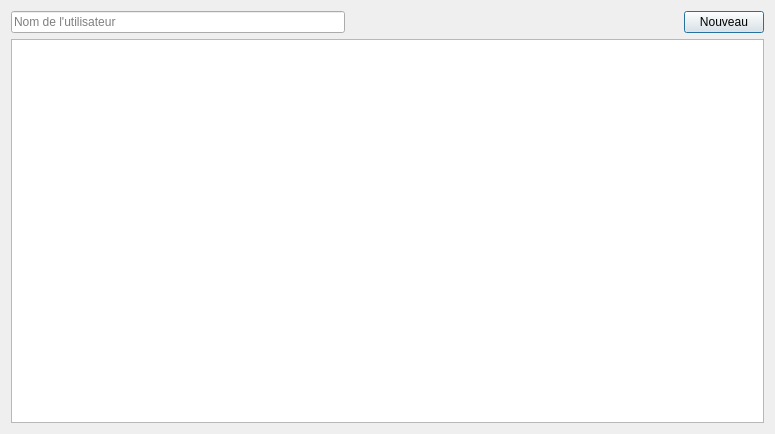
<?xml version="1.0" encoding="UTF-8"?>
<ui version="4.0">
 <class>UIUsersListview</class>
 <widget class="QDialog" name="UIUsersListview">
  <property name="geometry">
   <rect>
    <x>0</x>
    <y>0</y>
    <width>775</width>
    <height>434</height>
   </rect>
  </property>
  <property name="windowTitle">
   <string>Liste des utilisateurs</string>
  </property>
  <layout class="QVBoxLayout" name="verticalLayout">
   <item>
    <layout class="QHBoxLayout" name="horizontalLayout">
     <item>
      <widget class="QLineEdit" name="nomLineEdit">
       <property name="placeholderText">
        <string>Nom de l'utilisateur</string>
       </property>
      </widget>
     </item>
     <item>
      <spacer name="horizontalSpacer">
       <property name="orientation">
        <enum>Qt::Horizontal</enum>
       </property>
       <property name="sizeHint" stdset="0">
        <size>
         <width>40</width>
         <height>20</height>
        </size>
       </property>
      </spacer>
     </item>
     <item>
      <widget class="QPushButton" name="newButton">
       <property name="text">
        <string>Nouveau</string>
       </property>
      </widget>
     </item>
    </layout>
   </item>
   <item>
    <widget class="QTableView" name="tableView"/>
   </item>
  </layout>
 </widget>
 <resources/>
 <connections/>
</ui>
